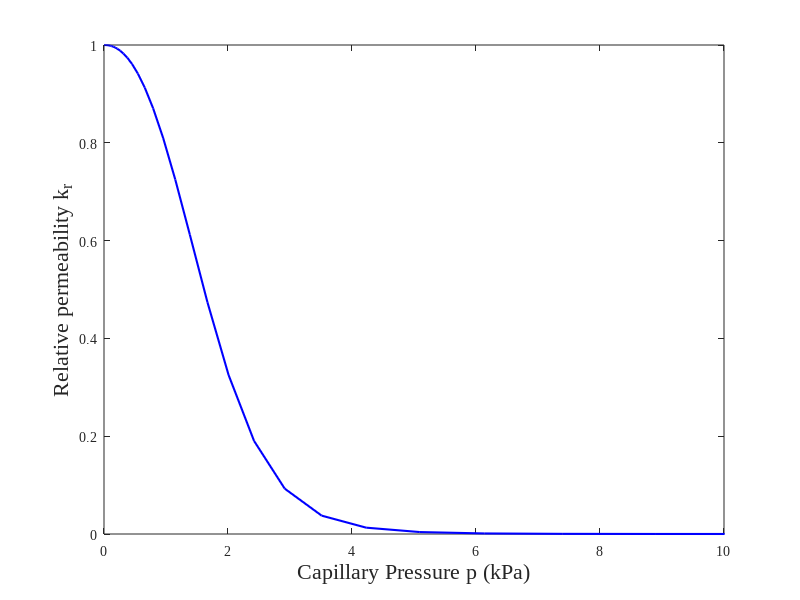
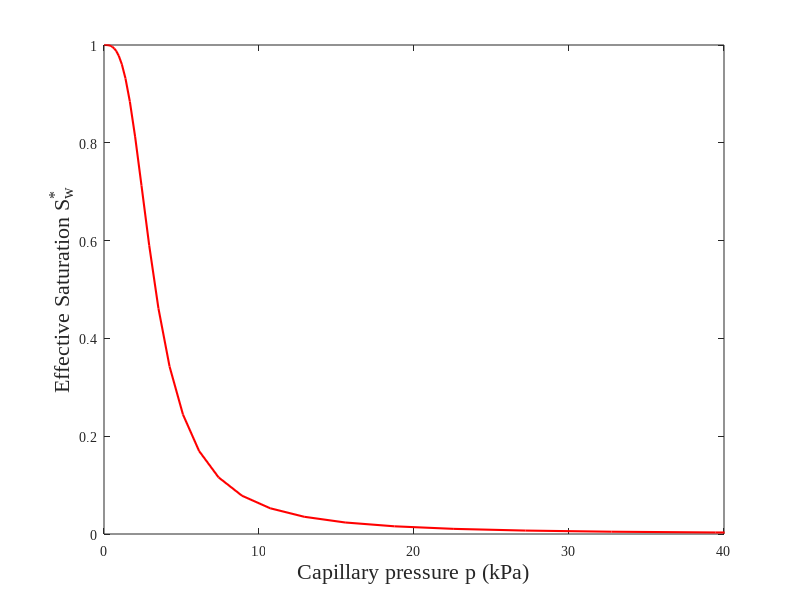

Source code (MATLAB) for these figures, in order:
% plotting relative permeability and capillary pressure curves
figure(1)
kr = load('Materials/krCurveSand_200.dat');
plot(kr(1:89,1),kr(1:89,2), 'LineWidth',1.5,'Color','b')
xlabel('Capillary Pressure p (kPa)')
ylabel('Relative permeability k_r')
xlim([0 10])

set(findall(gcf, 'type', 'text'), 'FontName', 'Liberation Serif', 'FontSize', 16);
a = get(gca,'XTickLabel');
set(gca,'XTickLabel',a,'FontName', 'Liberation Serif', 'FontSize', 10)
stmp = strcat('Images\', 'Rel_perm', '.png');
exportgraphics(gcf,stmp,'Resolution',400)

figure(2)
pc = load('Materials/pcCurveSand_200.dat');
plot(pc(:,1),pc(:,2), 'LineWidth',1.5,'Color','r')
xlabel('Capillary pressure p (kPa)')
xlim([0 40])
ylabel('Effective Saturation S^*_w')

set(findall(gcf, 'type', 'text'), 'FontName', 'Liberation Serif', 'FontSize', 16);
a = get(gca,'XTickLabel');
set(gca,'XTickLabel',a,'FontName', 'Liberation Serif', 'FontSize', 10)
stmp = strcat('Images\', 'Effective_sat', '.png');
exportgraphics(gcf,stmp,'Resolution',400)
